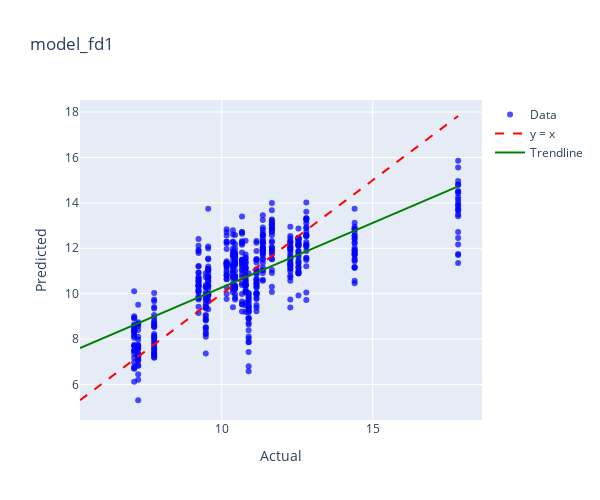
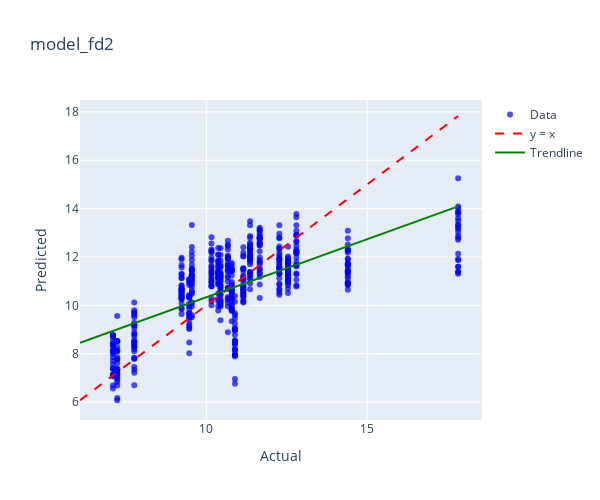
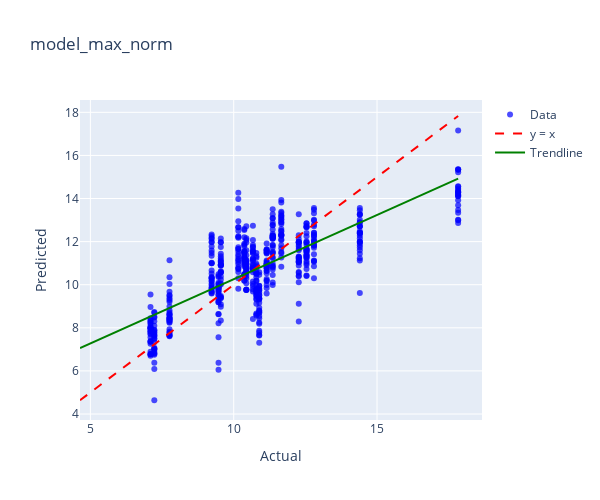
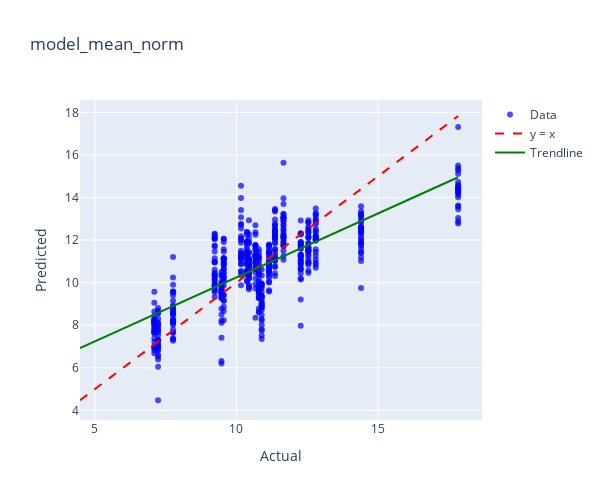

Here is the notebook cell these charts were saved with, in order:
### Code cell
model_dict = {
    'model_fd1': (model_fd1, gula_reduksi_fd1),
    'model_fd2': (model_fd2, gula_reduksi_fd2),
    'model_max_norm': (model_max_norm, gula_reduksi_max_norm),
    'model_mean_norm': (model_mean_norm, gula_reduksi_mean_norm),
    'model_msc': (model_msc, gula_reduksi_msc),
    'model_ori': (model_ori, gula_reduksi_ori),
    'model_range_norm': (model_range_norm, gula_reduksi_range_norm),
    'model_sg1': (model_sg1, gula_reduksi_sg1),
    'model_sg2': (model_sg2, gula_reduksi_sg2),
    'model_snv': (model_snv, gula_reduksi_snv),
}

for name, (model, data) in model_dict.items():
    print(f"Plotting for {name}")
    plot_actual_vs_predicted_plotly(model, data, 'Gula Reduksi',name)

### Figure 1 — Plotly figure (JSON) as saved in the notebook; plotly's stock layout.template omitted (floating-point values rounded to 4 significant figures; data arrays with more than 128 entries replaced by an {"elided": "..."} marker saying what was removed)
{"data": [{"hovertemplate": "Index: %{text}<br>Actual: %{x}<br>Predicted: %{y}<extra></extra>", "marker": {"color": "blue", "opacity": 0.7, "size": 6}, "mode": "markers", "name": "Data", "text": {"elided": "578 str values"}, "type": "scatter", "x": {"elided": "578 float values"}, "y": {"elided": "578 float values"}}, {"line": {"color": "red", "dash": "dash"}, "mode": "lines", "name": "y = x", "type": "scatter", "x": [5.303, 17.83], "y": [5.303, 17.83]}, {"line": {"color": "green", "width": 2}, "mode": "lines", "name": "Trendline", "type": "scatter", "x": [5.303, 17.83], "y": [7.601, 14.73]}], "layout": {"height": 500, "title": {"text": "model_fd1"}, "width": 600, "xaxis": {"title": {"text": "Actual"}}, "yaxis": {"title": {"text": "Predicted"}}}}

### Figure 2 — Plotly figure (JSON) as saved in the notebook; plotly's stock layout.template omitted (floating-point values rounded to 4 significant figures; data arrays with more than 128 entries replaced by an {"elided": "..."} marker saying what was removed)
{"data": [{"hovertemplate": "Index: %{text}<br>Actual: %{x}<br>Predicted: %{y}<extra></extra>", "marker": {"color": "blue", "opacity": 0.7, "size": 6}, "mode": "markers", "name": "Data", "text": {"elided": "578 str values"}, "type": "scatter", "x": {"elided": "578 float values"}, "y": {"elided": "578 float values"}}, {"line": {"color": "red", "dash": "dash"}, "mode": "lines", "name": "y = x", "type": "scatter", "x": [6.073, 17.83], "y": [6.073, 17.83]}, {"line": {"color": "green", "width": 2}, "mode": "lines", "name": "Trendline", "type": "scatter", "x": [6.073, 17.83], "y": [8.452, 14.09]}], "layout": {"height": 500, "title": {"text": "model_fd2"}, "width": 600, "xaxis": {"title": {"text": "Actual"}}, "yaxis": {"title": {"text": "Predicted"}}}}

### Figure 3 — Plotly figure (JSON) as saved in the notebook; plotly's stock layout.template omitted (floating-point values rounded to 4 significant figures; data arrays with more than 128 entries replaced by an {"elided": "..."} marker saying what was removed)
{"data": [{"hovertemplate": "Index: %{text}<br>Actual: %{x}<br>Predicted: %{y}<extra></extra>", "marker": {"color": "blue", "opacity": 0.7, "size": 6}, "mode": "markers", "name": "Data", "text": {"elided": "578 str values"}, "type": "scatter", "x": {"elided": "578 float values"}, "y": {"elided": "578 float values"}}, {"line": {"color": "red", "dash": "dash"}, "mode": "lines", "name": "y = x", "type": "scatter", "x": [4.637, 17.83], "y": [4.637, 17.83]}, {"line": {"color": "green", "width": 2}, "mode": "lines", "name": "Trendline", "type": "scatter", "x": [4.637, 17.83], "y": [7.058, 14.92]}], "layout": {"height": 500, "title": {"text": "model_max_norm"}, "width": 600, "xaxis": {"title": {"text": "Actual"}}, "yaxis": {"title": {"text": "Predicted"}}}}

### Figure 4 — Plotly figure (JSON) as saved in the notebook; plotly's stock layout.template omitted (floating-point values rounded to 4 significant figures; data arrays with more than 128 entries replaced by an {"elided": "..."} marker saying what was removed)
{"data": [{"hovertemplate": "Index: %{text}<br>Actual: %{x}<br>Predicted: %{y}<extra></extra>", "marker": {"color": "blue", "opacity": 0.7, "size": 6}, "mode": "markers", "name": "Data", "text": {"elided": "578 str values"}, "type": "scatter", "x": {"elided": "578 float values"}, "y": {"elided": "578 float values"}}, {"line": {"color": "red", "dash": "dash"}, "mode": "lines", "name": "y = x", "type": "scatter", "x": [4.472, 17.83], "y": [4.472, 17.83]}, {"line": {"color": "green", "width": 2}, "mode": "lines", "name": "Trendline", "type": "scatter", "x": [4.472, 17.83], "y": [6.925, 14.95]}], "layout": {"height": 500, "title": {"text": "model_mean_norm"}, "width": 600, "xaxis": {"title": {"text": "Actual"}}, "yaxis": {"title": {"text": "Predicted"}}}}
